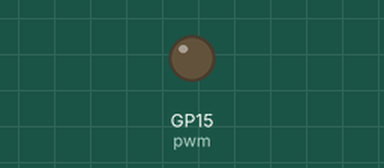
Recording of a program running on a simulated Raspberry Pi Pico running MicroPython. Parts: output pins drawn as LEDs (lit = HIGH).

Above: at 0.05 s.
At 2.95 s:
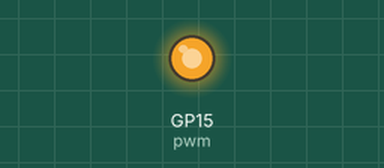
At 5.95 s:
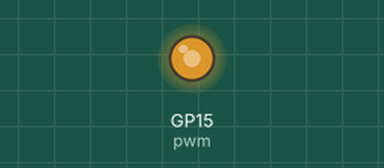
At 11.95 s:
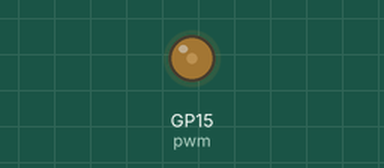
Timing chart, 0 to 19.5 s (numbered marks = the images above):
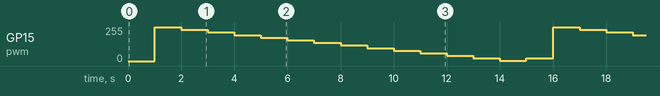

The program:

3__PWM_LED.py
```python
# This code is created by Inventing Phoneix
# 1 FEB 2021
from machine import Pin,PWM #This will help you access these pins using the Pin class of the machine module
                            # and PWM class of the machine module
import time                 #This module will you create delays

pwm = PWM(Pin(15))          # Pin number 15 has been assigned to our LED and it as also initated as PWM pin

pwm.freq(1000)              # tells Raspberry Pi Pico how often to switch the power between on and off for the LED.

# the duty cycle tells the LED for how long it should be turned ON each time.
# For Raspberry Pi Pico in MicroPython,this can range from 0 to 65025. 65025 would be 100% of the time, so the LED would stay bright.
# A value of around 32512 would indicate that it should be on for half the time.

while True:
    for duty in range(0,65025,5000): # for every duty cycle from the range 0 to 65025,
                                           #every cycle 5000 PWM values will be added
        pwm.duty_u16(duty)           # PWM value will be shown in the output
        time.sleep(1)                      # delay 1 second

	for duty in range(65025, 0, -5000):    # for every duty cycle from the range 65025 to 0,
                                           #every cycle 5000 PWM values will be deducted
		pwm.duty_u16(duty)                 # PWM value will be shown in the output
		time.sleep(1)

#Thank you for watching the video! Please subscribe to our youtube channel and click on the bell notification
```
